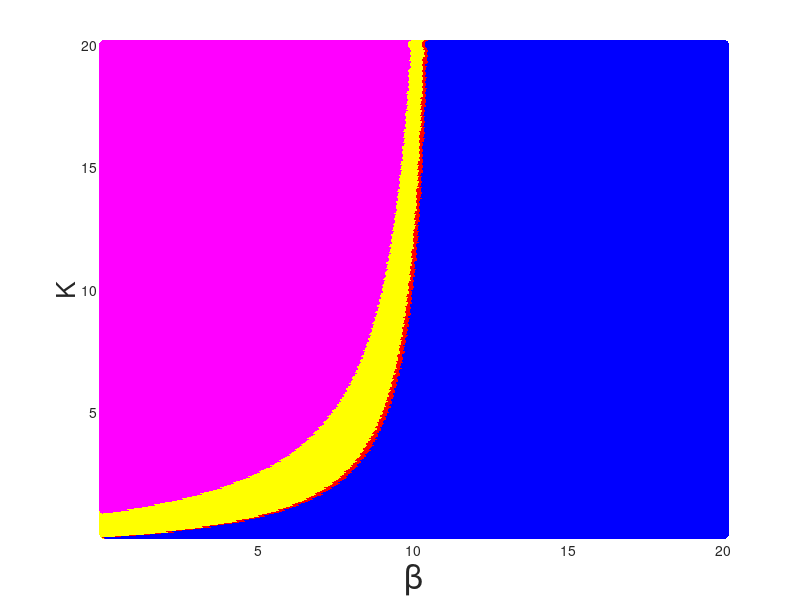

MATLAB code for this plot:
% Set parameter values
alpha = 11;
betaList = 0.01:0.05:20.01;
KList = 0.01:0.05:20.01;

matrixWithCells = cell(length(betaList), length(KList));

for i = 1:length(betaList)
    for j = 1:length(KList)
        matrixWithCells{i, j} = [betaList(i), KList(j)];
    end
end

% Construct matrix to hold the colour outputs
colourMatrix = cell(length(betaList), length(KList));

% Iterate over the parameter space 
beta_index = 0;

for beta = 0.01:0.05:20.01
    K_index = 0;
    beta_index = beta_index + 1;
    for K = 0.01:0.05:20.01
        K_index = K_index + 1;

        % Find eigenvalues of the Jacobian at the coexistence equilibrium         
        A = [(beta*(1+1/K))/alpha - (2*beta)/(K*(alpha-beta)), -beta/alpha;
            alpha - beta - beta/K, 0];
        
        eigenvalues = eig(A);

        % Identify the type of dynamics         
        isComplexRealNumber = ~isreal(eigenvalues(1));
        if isComplexRealNumber == 0 

            if sign(eigenvalues(1)) < 0 && sign(eigenvalues(2)) < 0
                colourMatrix{beta_index, K_index} = [1, 0, 0];
            elseif sign(eigenvalues(1)) > 0 && sign(eigenvalues(2)) > 0
                colourMatrix{beta_index, K_index} = [0, 1, 0];
            elseif sign(eigenvalues(1)) ~= sign(eigenvalues(2))
                colourMatrix{beta_index, K_index} = [0, 0, 1];
            end
        
        else

            if real(eigenvalues(1)) < 0
                colourMatrix{beta_index, K_index} = [255, 255, 0];
            elseif real(eigenvalues(1)) == 0
                colourMatrix{beta_index, K_index} = [255, 165, 0];
            elseif real(eigenvalues(1)) > 0
                colourMatrix{beta_index, K_index} = [128, 0, 128];
            end
            
        end

    end
end

% Extract coordinates from the parameter matrix
coordinates = cell2mat(matrixWithCells(:));

% Extract colours from the colour matrix
colours = cell2mat(colourMatrix(:));

% Create a scatter plot of the colours
scatter(coordinates(:, 1), coordinates(:, 2), 50, colours, 'filled');
xlabel('\beta', 'FontSize', 25);
ylabel('K', 'FontSize', 19);

xlim([0.01, 20]); 
ylim([0.01, 20]); 




